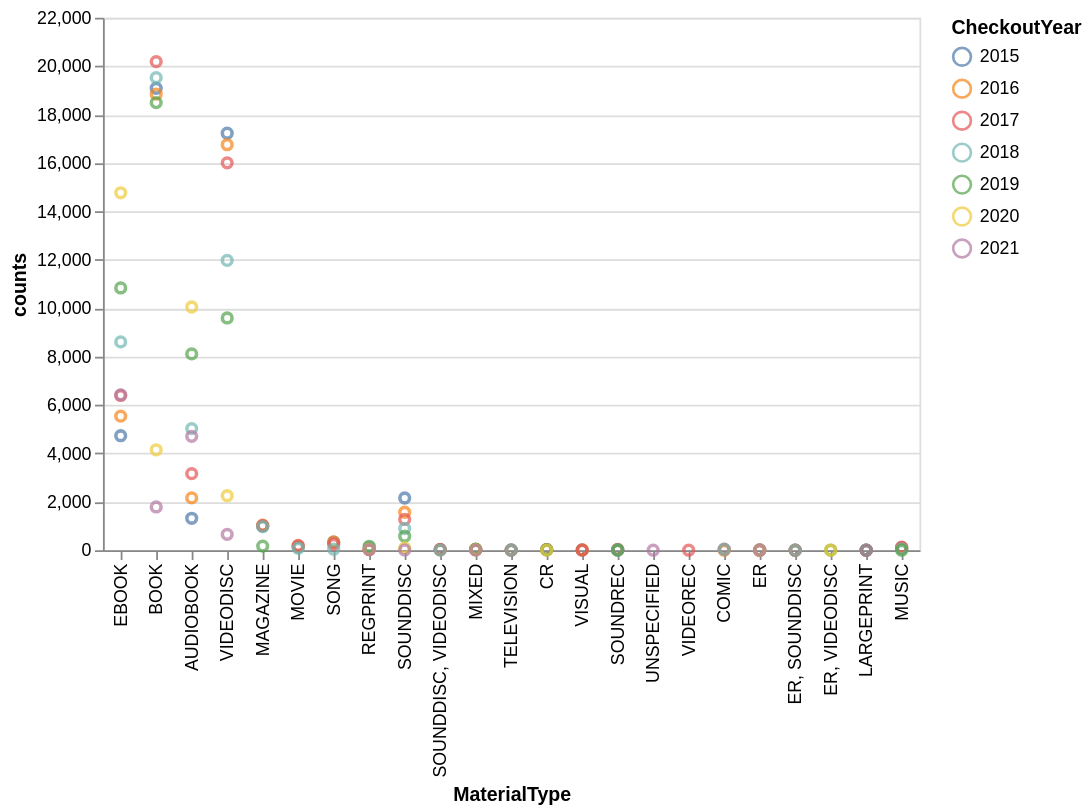

Write notebook code for a chart like this one.
### Code cell
seattle_material_grouped = seattle_df.groupby(['MaterialType', 'CheckoutYear']).size().reset_index(name='counts')
alt.Chart(seattle_material_grouped).mark_point().encode(
    x=alt.X('MaterialType', sort='-y'),
    y='counts',
    color='CheckoutYear:N'
)

### Figure 1 — Vega-Lite specification as saved in the notebook (floating-point values rounded to 4 significant figures)
{"config": {"view": {"continuousWidth": 300, "continuousHeight": 300}}, "data": {"name": "data-73b297576c9ecbb755844259deeb97e5"}, "mark": {"type": "point"}, "encoding": {"color": {"field": "CheckoutYear", "type": "nominal"}, "x": {"field": "MaterialType", "sort": "-y", "type": "nominal"}, "y": {"field": "counts", "type": "quantitative"}}, "$schema": "https://vega.github.io/schema/vega-lite/v5.20.1.json", "datasets": {"data-73b297576c9ecbb755844259deeb97e5": [{"MaterialType": "AUDIOBOOK", "CheckoutYear": 2015, "counts": 1321}, {"MaterialType": "AUDIOBOOK", "CheckoutYear": 2016, "counts": 2163}, {"MaterialType": "AUDIOBOOK", "CheckoutYear": 2017, "counts": 3164}, {"MaterialType": "AUDIOBOOK", "CheckoutYear": 2018, "counts": 5027}, {"MaterialType": "AUDIOBOOK", "CheckoutYear": 2019, "counts": 8111}, {"MaterialType": "AUDIOBOOK", "CheckoutYear": 2020, "counts": 10050}, {"MaterialType": "AUDIOBOOK", "CheckoutYear": 2021, "counts": 4706}, {"MaterialType": "BOOK", "CheckoutYear": 2015, "counts": 19087}, {"MaterialType": "BOOK", "CheckoutYear": 2016, "counts": 18844}, {"MaterialType": "BOOK", "CheckoutYear": 2017, "counts": 20187}, {"MaterialType": "BOOK", "CheckoutYear": 2018, "counts": 19524}, {"MaterialType": "BOOK", "CheckoutYear": 2019, "counts": 18495}, {"MaterialType": "BOOK", "CheckoutYear": 2020, "counts": 4151}, {"MaterialType": "BOOK", "CheckoutYear": 2021, "counts": 1788}, {"MaterialType": "COMIC", "CheckoutYear": 2016, "counts": 1}, {"MaterialType": "COMIC", "CheckoutYear": 2017, "counts": 43}, {"MaterialType": "COMIC", "CheckoutYear": 2018, "counts": 39}, {"MaterialType": "CR", "CheckoutYear": 2015, "counts": 24}, {"MaterialType": "CR", "CheckoutYear": 2016, "counts": 25}, {"MaterialType": "CR", "CheckoutYear": 2017, "counts": 24}, {"MaterialType": "CR", "CheckoutYear": 2018, "counts": 18}, {"MaterialType": "CR", "CheckoutYear": 2019, "counts": 17}, {"MaterialType": "CR", "CheckoutYear": 2020, "counts": 4}, {"MaterialType": "EBOOK", "CheckoutYear": 2015, "counts": 4732}, {"MaterialType": "EBOOK", "CheckoutYear": 2016, "counts": 5540}, {"MaterialType": "EBOOK", "CheckoutYear": 2017, "counts": 6394}, {"MaterialType": "EBOOK", "CheckoutYear": 2018, "counts": 8607}, {"MaterialType": "EBOOK", "CheckoutYear": 2019, "counts": 10837}, {"MaterialType": "EBOOK", "CheckoutYear": 2020, "counts": 14769}, {"MaterialType": "EBOOK", "CheckoutYear": 2021, "counts": 6420}, {"MaterialType": "ER", "CheckoutYear": 2015, "counts": 8}, {"MaterialType": "ER", "CheckoutYear": 2016, "counts": 1}, {"MaterialType": "ER", "CheckoutYear": 2017, "counts": 10}, {"MaterialType": "ER", "CheckoutYear": 2018, "counts": 11}, {"MaterialType": "ER", "CheckoutYear": 2020, "counts": 2}, {"MaterialType": "ER", "CheckoutYear": 2021, "counts": 2}, {"MaterialType": "ER, SOUNDDISC", "CheckoutYear": 2015, "counts": 1}, {"MaterialType": "ER, SOUNDDISC", "CheckoutYear": 2016, "counts": 2}, {"MaterialType": "ER, SOUNDDISC", "CheckoutYear": 2017, "counts": 6}, {"MaterialType": "ER, SOUNDDISC", "CheckoutYear": 2018, "counts": 1}, {"MaterialType": "ER, VIDEODISC", "CheckoutYear": 2019, "counts": 8}, {"MaterialType": "ER, VIDEODISC", "CheckoutYear": 2020, "counts": 1}, {"MaterialType": "LARGEPRINT", "CheckoutYear": 2015, "counts": 6}, {"MaterialType": "LARGEPRINT", "CheckoutYear": 2017, "counts": 1}, {"MaterialType": "LARGEPRINT", "CheckoutYear": 2018, "counts": 9}, {"MaterialType": "LARGEPRINT", "CheckoutYear": 2019, "counts": 2}, {"MaterialType": "LARGEPRINT", "CheckoutYear": 2021, "counts": 1}, {"MaterialType": "MAGAZINE", "CheckoutYear": 2015, "counts": 1001}, {"MaterialType": "MAGAZINE", "CheckoutYear": 2016, "counts": 1033}, {"MaterialType": "MAGAZINE", "CheckoutYear": 2017, "counts": 1014}, {"MaterialType": "MAGAZINE", "CheckoutYear": 2018, "counts": 977}, {"MaterialType": "MAGAZINE", "CheckoutYear": 2019, "counts": 172}, {"MaterialType": "MIXED", "CheckoutYear": 2015, "counts": 24}, {"MaterialType": "MIXED", "CheckoutYear": 2016, "counts": 33}, {"MaterialType": "MIXED", "CheckoutYear": 2017, "counts": 32}, {"MaterialType": "MIXED", "CheckoutYear": 2018, "counts": 36}, {"MaterialType": "MIXED", "CheckoutYear": 2019, "counts": 46}, {"MaterialType": "MIXED", "CheckoutYear": 2020, "counts": 19}, {"MaterialType": "MIXED", "CheckoutYear": 2021, "counts": 5}, {"MaterialType": "MOVIE", "CheckoutYear": 2015, "counts": 143}, {"MaterialType": "MOVIE", "CheckoutYear": 2016, "counts": 172}, {"MaterialType": "MOVIE", "CheckoutYear": 2017, "counts": 198}, {"MaterialType": "MOVIE", "CheckoutYear": 2018, "counts": 83}, {"MaterialType": "MUSIC", "CheckoutYear": 2015, "counts": 105}, {"MaterialType": "MUSIC", "CheckoutYear": 2016, "counts": 97}, {"MaterialType": "MUSIC", "CheckoutYear": 2017, "counts": 125}, {"MaterialType": "MUSIC", "CheckoutYear": 2018, "counts": 54}, {"MaterialType": "MUSIC", "CheckoutYear": 2019, "counts": 1}, {"MaterialType": "REGPRINT", "CheckoutYear": 2015, "counts": 26}, {"MaterialType": "REGPRINT", "CheckoutYear": 2016, "counts": 46}, {"MaterialType": "REGPRINT", "CheckoutYear": 2017, "counts": 32}, {"MaterialType": "REGPRINT", "CheckoutYear": 2018, "counts": 114}, {"MaterialType": "REGPRINT", "CheckoutYear": 2019, "counts": 164}, {"MaterialType": "REGPRINT", "CheckoutYear": 2020, "counts": 36}, {"MaterialType": "REGPRINT", "CheckoutYear": 2021, "counts": 29}, {"MaterialType": "SONG", "CheckoutYear": 2015, "counts": 339}, {"MaterialType": "SONG", "CheckoutYear": 2016, "counts": 345}, {"MaterialType": "SONG", "CheckoutYear": 2017, "counts": 248}, {"MaterialType": "SONG", "CheckoutYear": 2018, "counts": 43}, {"MaterialType": "SOUNDDISC", "CheckoutYear": 2015, "counts": 2159}, {"MaterialType": "SOUNDDISC", "CheckoutYear": 2016, "counts": 1570}, {"MaterialType": "SOUNDDISC", "CheckoutYear": 2017, "counts": 1275}, {"MaterialType": "SOUNDDISC", "CheckoutYear": 2018, "counts": 899}, {"MaterialType": "SOUNDDISC", "CheckoutYear": 2019, "counts": 580}, {"MaterialType": "SOUNDDISC", "CheckoutYear": 2020, "counts": 98}, {"MaterialType": "SOUNDDISC", "CheckoutYear": 2021, "counts": 12}, {"MaterialType": "SOUNDDISC, VIDEODISC", "CheckoutYear": 2015, "counts": 38}, {"MaterialType": "SOUNDDISC, VIDEODISC", "CheckoutYear": 2016, "counts": 21}, {"MaterialType": "SOUNDDISC, VIDEODISC", "CheckoutYear": 2017, "counts": 24}, {"MaterialType": "SOUNDDISC, VIDEODISC", "CheckoutYear": 2018, "counts": 6}, {"MaterialType": "SOUNDREC", "CheckoutYear": 2015, "counts": 34}, {"MaterialType": "SOUNDREC", "CheckoutYear": 2016, "counts": 26}, {"MaterialType": "SOUNDREC", "CheckoutYear": 2017, "counts": 13}, {"MaterialType": "SOUNDREC", "CheckoutYear": 2018, "counts": 6}, {"MaterialType": "SOUNDREC", "CheckoutYear": 2019, "counts": 3}, {"MaterialType": "TELEVISION", "CheckoutYear": 2015, "counts": 7}, {"MaterialType": "TELEVISION", "CheckoutYear": 2016, "counts": 17}, {"MaterialType": "TELEVISION", "CheckoutYear": 2017, "counts": 5}, {"MaterialType": "TELEVISION", "CheckoutYear": 2018, "counts": 10}, {"MaterialType": "UNSPECIFIED", "CheckoutYear": 2021, "counts": 2}, {"MaterialType": "VIDEODISC", "CheckoutYear": 2015, "counts": 17230}, {"MaterialType": "VIDEODISC", "CheckoutYear": 2016, "counts": 16755}, {"MaterialType": "VIDEODISC", "CheckoutYear": 2017, "counts": 16006}, {"MaterialType": "VIDEODISC", "CheckoutYear": 2018, "counts": 11975}, {"MaterialType": "VIDEODISC", "CheckoutYear": 2019, "counts": 9596}, {"MaterialType": "VIDEODISC", "CheckoutYear": 2020, "counts": 2253}, {"MaterialType": "VIDEODISC", "CheckoutYear": 2021, "counts": 658}, {"MaterialType": "VIDEOREC", "CheckoutYear": 2017, "counts": 2}, {"MaterialType": "VISUAL", "CheckoutYear": 2015, "counts": 13}, {"MaterialType": "VISUAL", "CheckoutYear": 2016, "counts": 14}, {"MaterialType": "VISUAL", "CheckoutYear": 2017, "counts": 4}]}}
